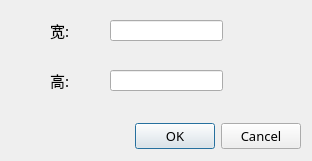
<?xml version="1.0" encoding="UTF-8"?>
<ui version="4.0">
 <class>requestDialog</class>
 <widget class="QDialog" name="requestDialog">
  <property name="geometry">
   <rect>
    <x>0</x>
    <y>0</y>
    <width>312</width>
    <height>161</height>
   </rect>
  </property>
  <property name="font">
   <font>
    <family>微软雅黑</family>
   </font>
  </property>
  <property name="focusPolicy">
   <enum>Qt::StrongFocus</enum>
  </property>
  <property name="windowTitle">
   <string>InputBox</string>
  </property>
  <property name="sizeGripEnabled">
   <bool>false</bool>
  </property>
  <widget class="QDialogButtonBox" name="buttonBox">
   <property name="geometry">
    <rect>
     <x>0</x>
     <y>120</y>
     <width>301</width>
     <height>32</height>
    </rect>
   </property>
   <property name="font">
    <font>
     <family>微软雅黑</family>
     <pointsize>10</pointsize>
    </font>
   </property>
   <property name="orientation">
    <enum>Qt::Horizontal</enum>
   </property>
   <property name="standardButtons">
    <set>QDialogButtonBox::Cancel|QDialogButtonBox::Ok</set>
   </property>
  </widget>
  <widget class="QLabel" name="labelWidth">
   <property name="geometry">
    <rect>
     <x>50</x>
     <y>15</y>
     <width>31</width>
     <height>31</height>
    </rect>
   </property>
   <property name="font">
    <font>
     <family>微软雅黑</family>
     <pointsize>11</pointsize>
    </font>
   </property>
   <property name="text">
    <string>宽:</string>
   </property>
  </widget>
  <widget class="QLabel" name="labelHigh">
   <property name="geometry">
    <rect>
     <x>50</x>
     <y>65</y>
     <width>31</width>
     <height>31</height>
    </rect>
   </property>
   <property name="font">
    <font>
     <family>微软雅黑</family>
     <pointsize>11</pointsize>
    </font>
   </property>
   <property name="text">
    <string>高:</string>
   </property>
  </widget>
  <widget class="QLineEdit" name="lineEditWidth">
   <property name="geometry">
    <rect>
     <x>110</x>
     <y>20</y>
     <width>113</width>
     <height>21</height>
    </rect>
   </property>
  </widget>
  <widget class="QLineEdit" name="lineEditHigh">
   <property name="geometry">
    <rect>
     <x>110</x>
     <y>70</y>
     <width>113</width>
     <height>21</height>
    </rect>
   </property>
  </widget>
 </widget>
 <resources/>
 <connections>
  <connection>
   <sender>buttonBox</sender>
   <signal>accepted()</signal>
   <receiver>requestDialog</receiver>
   <slot>accept()</slot>
   <hints>
    <hint type="sourcelabel">
     <x>248</x>
     <y>254</y>
    </hint>
    <hint type="destinationlabel">
     <x>157</x>
     <y>274</y>
    </hint>
   </hints>
  </connection>
  <connection>
   <sender>buttonBox</sender>
   <signal>rejected()</signal>
   <receiver>requestDialog</receiver>
   <slot>reject()</slot>
   <hints>
    <hint type="sourcelabel">
     <x>316</x>
     <y>260</y>
    </hint>
    <hint type="destinationlabel">
     <x>286</x>
     <y>274</y>
    </hint>
   </hints>
  </connection>
 </connections>
</ui>
